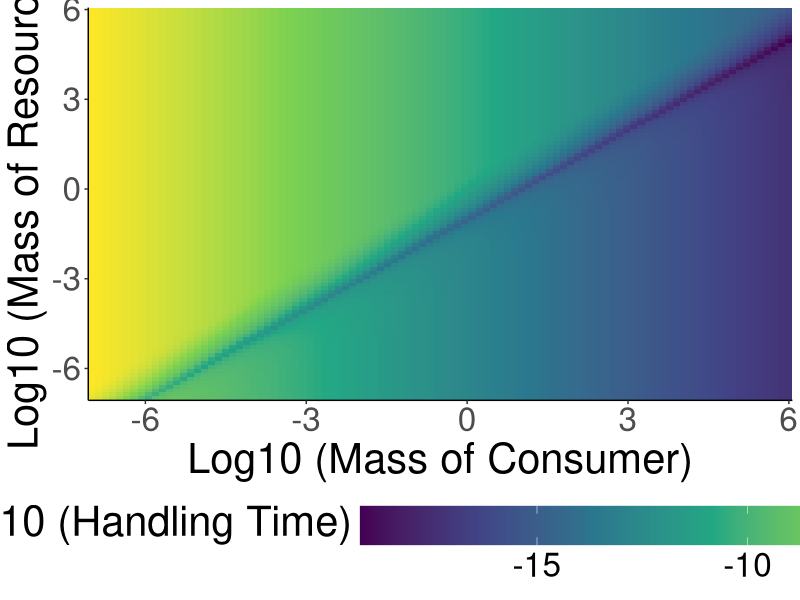
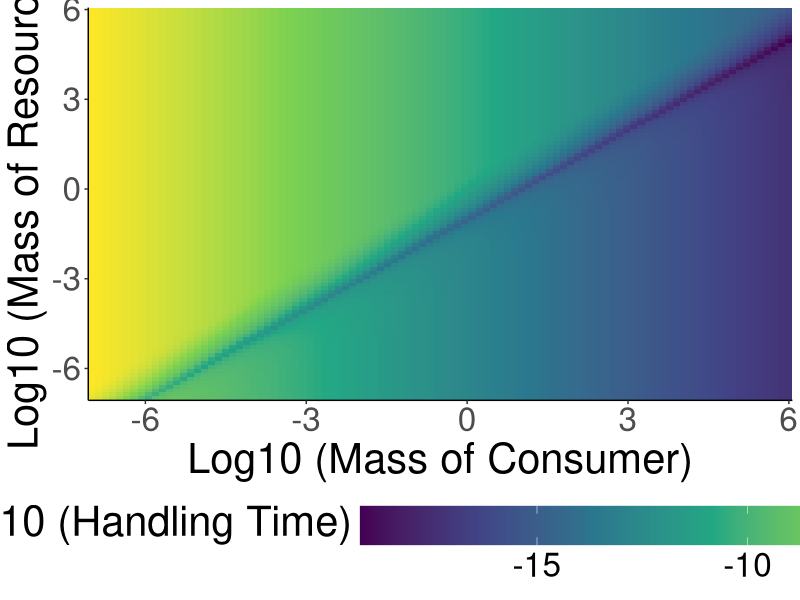

Write the R code that produced these figures, in order.
#######################################
## Plot handling time changes with mass
#######################################

library(tidyverse)

gpath = "/home/ben/Documents/TangledMT/Paper/Figures/"
setwd(gpath)

H0 = 1
B = 0.75
Rp = 0.1
a = 1
c = 1
P0 = 1 ## Temperature constant (vary by taxa)
k = 8.6173*(10^-5) ## Boltzmann constant
T0 = 293.15 ## 0 celsius in Kelvin
E = 0.65 ## Activation energy

temp = 20 ## teperatures in celsius
masses = seq(log10(0.0000001), log10(1000000), length.out = 100)
masses = 10^masses
masses = expand.grid(masses, masses, temp) %>% rename("mi" = 1, "mj" = 2, "T" = 3)

calculateHandling = function(mi, mj, T) {

    Hij = H0*(mi^(-B))*(1-(a*exp(-(((mj/mi) - Rp)^2)/2*(c)^2)))*(P0)*(exp(1)^(-E/(k*(T + T0))))

    return(Hij)

}

masses = masses %>% mutate(Hij = calculateHandling(mi, mj, T))

ggplot(masses, aes(log10(mi),log10(mj), fill = log10(Hij))) +
    geom_raster() +
    theme_classic() +
    scale_fill_viridis_c() +
    labs(x = "Log10 (Mass of Consumer)", y = "Log10 (Mass of Resource)", fill = "Log10 (Handling Time)") +
    theme(text = element_text(size = 30)) +
    scale_y_continuous(expand = c(0, 0)) +
    scale_x_continuous(expand = c(0, 0)) +
    theme(legend.position = "bottom",
    legend.key.size = unit(1, 'cm'), #change legend key size
    legend.key.height = unit(1, 'cm'), #change legend key height
    legend.key.width = unit(3, 'cm'),
    legend.title = element_text(vjust = 1))

ggsave(filename = "handlingTime.png", width = 10, height = 10)
